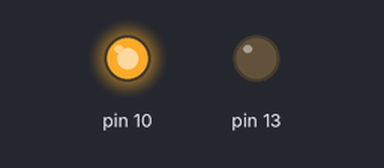
Simulated run of this sketch. Board: Arduino Uno, built with avr-gcc and run on an emulated ATmega328P. Shown: output pins drawn as LEDs (lit = HIGH).

Above: at 0.8 s.
At 5.6 s:
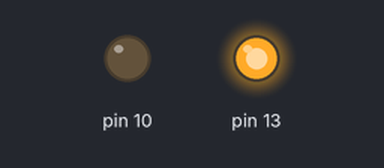
Timing chart, 0 to 7.4 s (numbered marks = the images above):
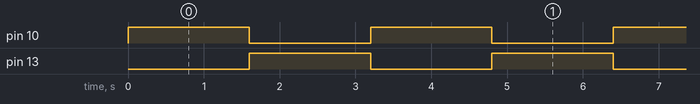

The sketch:

sketch_jun12a.ino
```cpp
#include<SoftwareSerial.h>
void setup() {

pinMode(10,OUTPUT);
pinMode(13,OUTPUT);
}

void loop() {

digitalWrite(10,HIGH);
digitalWrite(13,LOW);

delay(1600);
digitalWrite(13,HIGH);
digitalWrite(10,LOW);
delay(1600);

}
```

Measured:
- by itself, pin 10, pin 13: alternates HIGH for 1.6 s and LOW for 1.6 s
